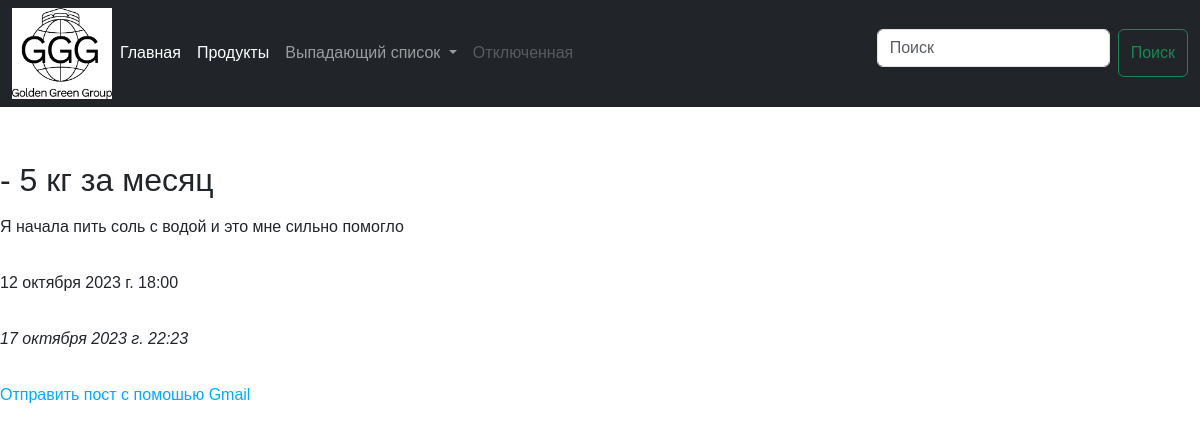
Page /2023/10/12/-5-kg-za-mesyac on the committed database.
### gimalian/models.py (models this page shows, shortened)
class Post(models.Model):
    class Status(models.TextChoices):
        DRAFT = 'DF', 'Draft'
        PUBLISHED = 'PB', 'Published'
    title = models.CharField(max_length=155)
    category = models.ForeignKey(Category, on_delete=models.CASCADE, related_name='posts')
    tags = TaggableManager()
    slug = models.SlugField(max_length=250, unique_for_date='publish')
    body = models.TextField()
    created = models.DateTimeField(auto_now_add=True)
    updated = models.DateTimeField(auto_now=True)
    publish = models.DateTimeField(default=timezone.now)
    status = models.CharField(max_length=2, choices=Status.choices, default=Status.PUBLISHED)
    objects = models.Manager()
    published = PublishedManager()
    class Meta:
        ordering = ['-publish']

### gimalian/views.py (the view)
# urls.py: path('<int:year>/<int:month>/<int:day>/<slug:post>', post_detail, name='post_detail'),
def post_detail(request, year, month, day, post):
    post = get_object_or_404(Post, status=Post.Status.PUBLISHED,
                             slug=post,
                             publish__year=year,
                             publish__month=month,
                             publish__day=day)
    return render(request, 'gimalian/detail.html', {'post': post})

### templates/gimalian/detail.html (shortened to what this page needs)
{% extends 'base.html' %}
{% block content %}
<h2>{{ post.title }}</h2>
<p>{{ post.body }}</p>
<p>{{ post.created }}</p>
<p><i>{{ post.updated }}</i></p>
<p><a href="{% url 'gimalian:email_share' post.id %}">Отправить пост с помошью Gmail</a></p>
{% endblock content  %}

### static/css/blog.css (style rules this page uses)
body { margin:0; padding:0; font-family:helvetica, sans-serif; }
a { color:#00abff; text-decoration:none; }
h2 { font-weight:normal; margin:30px 0 0; }

### rows in the picture
Post: title "- 5 кг за месяц", body "Я начала пить соль с водой и это мне сильно помогло", created "12 октября 2023 г. 18:00", updated "17 октября 2023 г. 22:23"
